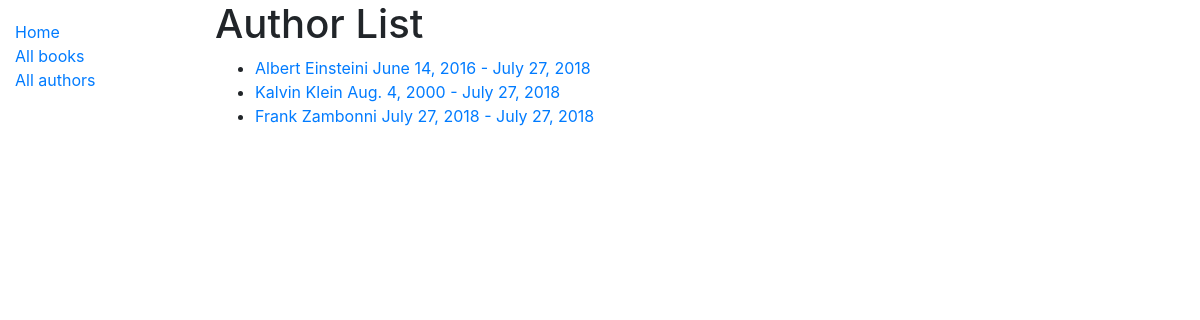
Screenshot of /catalog/authors/ with the database file from the repository.
### catalog/models.py (models this page shows, shortened)
class Author(models.Model):
    first_name = models.CharField(max_length=100)
    last_name = models.CharField(max_length=100)
    date_of_birth = models.DateField(null=True, blank=True)
    date_of_death = models.DateField('Died', null=True, blank=True)
    class Meta:
        ordering = ['last_name', 'first_name']
    def get_absolute_url(self):
        return reverse('author-detail', args=[str(self.id)])

### catalog/views.py (the view)
# urls.py: path('authors/', views.AuthorListView.as_view(), name='authors'),
class AuthorListView(generic.ListView):
    model = Author

### catalog/templates/catalog/author_list.html
{% extends "base_generic.html" %}
{% block content %}
	<h1> Author List </h1>
	{% if author_list %}
	<ul>
		{% for author in author_list %}
		<li>
			<a href="{{ author.get_absolute_url }}">{{ author.first_name }} {{ author.last_name}} {{ author.date_of_birth}} - {{ author.date_of_death }}</a>
		</li>
		{% endfor %}
	</ul>
	{% else %}
		<p> There are no authors in the library!</p>
	{% endif %}
{% endblock %}

### rows the page displays
Author: first_name "Albert", last_name "Einsteini", date_of_birth "June 14, 2016", date_of_death "July 27, 2018"
Author: first_name "Kalvin", last_name "Klein", date_of_birth "Aug. 4, 2000", date_of_death "July 27, 2018"
Author: first_name "Frank", last_name "Zambonni", date_of_birth "July 27, 2018", date_of_death "July 27, 2018"
